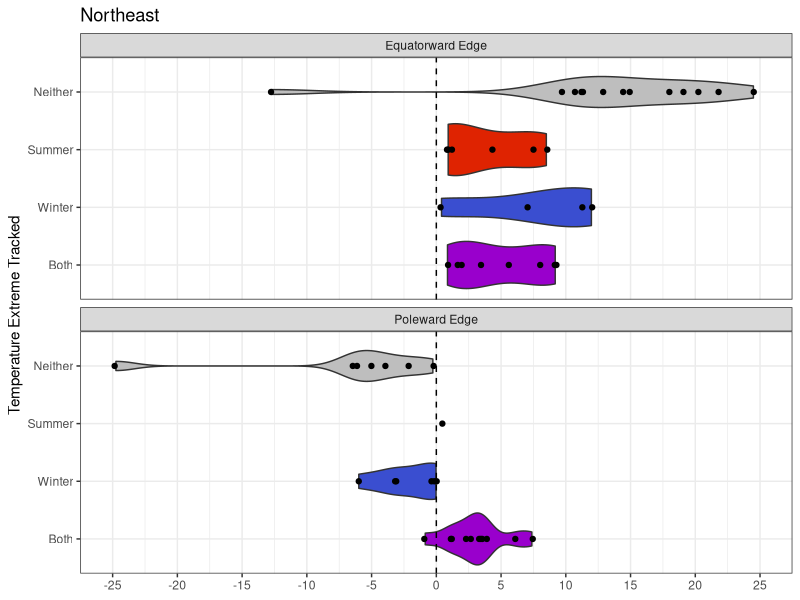
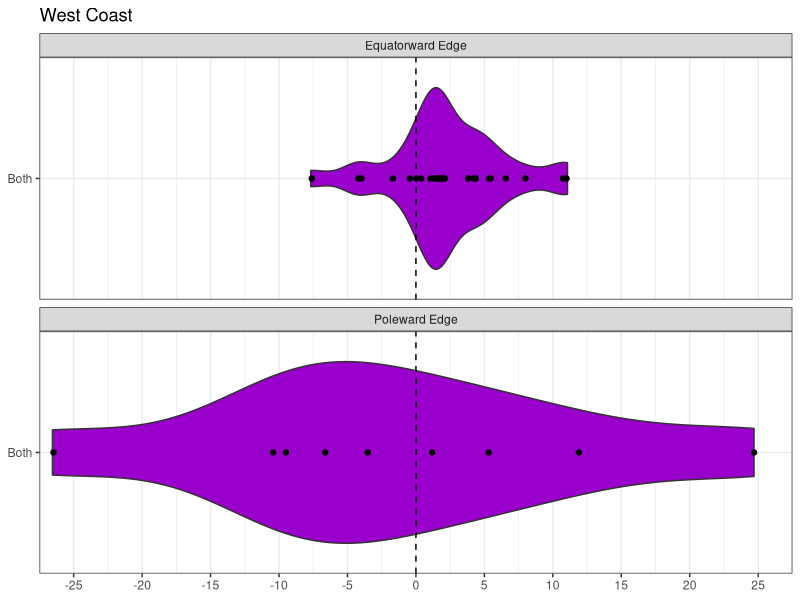
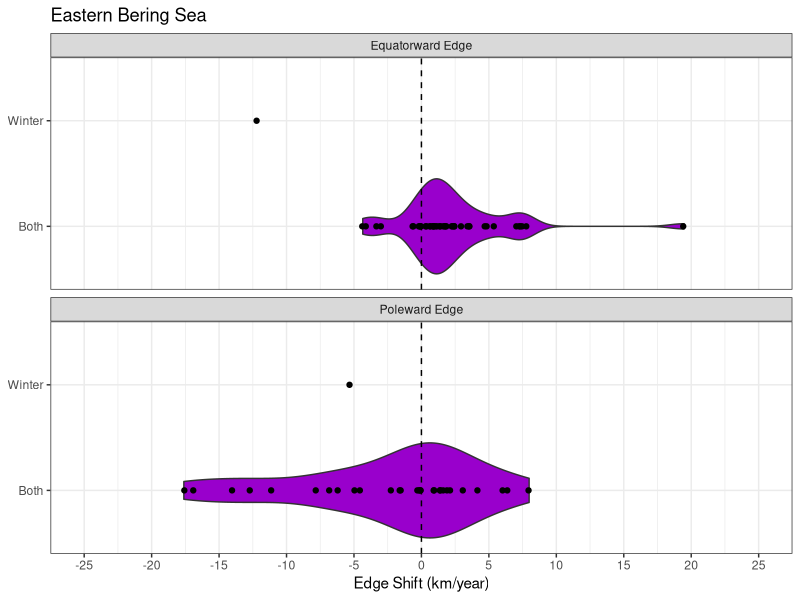
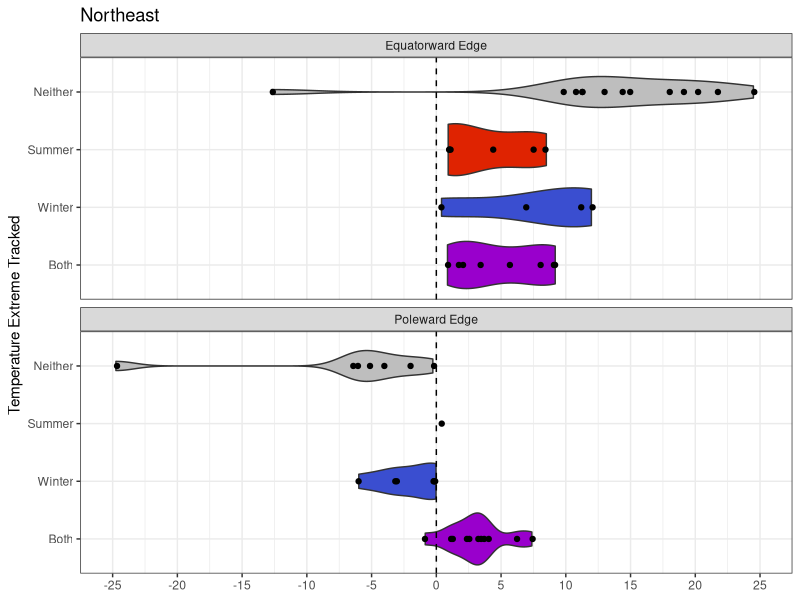
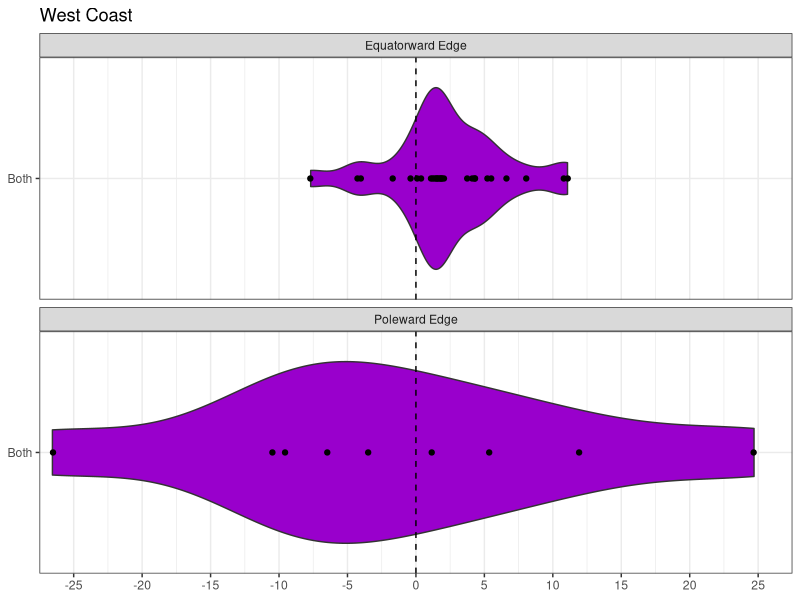
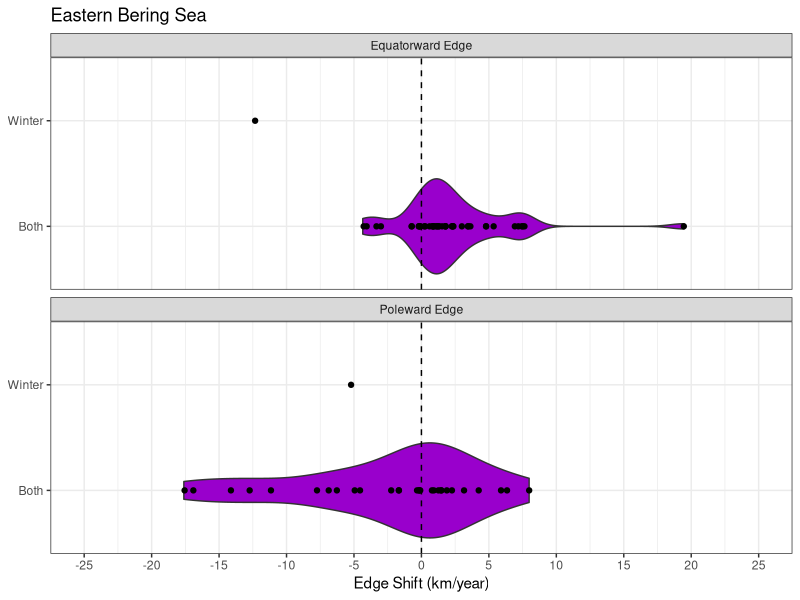

The R script that drew these images, in order:
library(tidyverse)
library(here)
library(stringr)

spp.bayes.edge.lm.df.summary <- read_csv(here("results","species_edge_shifts_vs_time.csv")) # edge shifts over time 
spp.bayes.niche.results <- read_csv(here("results","edge_thermal_extreme_tracked_summary.csv")) # thermal extreme tracked by each edge (warm, cold, both, or neither)

# note that the final version of this figure had annotated outliers. these were added manually in Inkscape by sorting the spp.bayes.edge.lm.df.summary dataframe by the median column to identify the most extreme range shifts.

gg.neus.violin <- spp.bayes.edge.lm.df.summary %>%
  left_join(spp.bayes.niche.results, by=c("species","region","quantile")) %>%
  filter(region=="neus") %>%
  mutate(quantile = recode(quantile, "quantile_0.99"="Poleward Edge",
                           "quantile_0.01"="Equatorward Edge"),
         quantile=as.factor(quantile),
         varTracked = recode(varTracked, 
                             "both" = "Both",
                             "predict.sstmin" = "Winter",
                             "predict.sstmax"="Summer",
                             "none" = "Neither"),
         varTracked = factor(varTracked, levels=c("Both","Winter","Summer","Neither"))) %>% 
  ggplot(aes(median, factor(varTracked), fill=varTracked)) + 
  geom_violin() +
  geom_vline(aes(xintercept=0),linetype="dashed",color="black")+
  geom_jitter(height = 0, width = 0.1) +
  scale_fill_manual(values=c("#9900cc","#3A4ED0","#DF2301","grey"), drop=FALSE) +
  coord_cartesian(xlim=c(-25, 25)) +
  scale_x_continuous(labels=seq(-25, 25, 5), breaks=seq(-25, 25, 5)) +  theme_bw() +
  theme_bw() +
  facet_wrap(~quantile, ncol=1) + 
  labs(x=NULL, y="Temperature Extreme Tracked", title="Northeast") +
  theme(legend.position = "none") +
  # theme(legend.position = "none", axis.text.x = element_blank()) +
  NULL
gg.neus.violin
ggsave(gg.neus.violin, filename=here("results","neus_edge_vs_niche_shifts.png"), width=110, units="mm", height=60, dpi=600, scale=1.5)

gg.wc.violin <- spp.bayes.edge.lm.df.summary %>%
  left_join(spp.bayes.niche.results, by=c("species","region","quantile")) %>%
  filter(region=="wc") %>%
  mutate(quantile = recode(quantile, "quantile_0.99"="Poleward Edge",
                           "quantile_0.01"="Equatorward Edge"),
         quantile=as.factor(quantile),
         varTracked = recode(varTracked, 
                             "both" = "Both",
                             "predict.sstmin" = "Winter",
                             "predict.sstmax"="Summer",
                             "none" = "Neither"),
         varTracked = factor(varTracked, levels=c("Both","Winter","Summer","Neither"))) %>% 
  ggplot(aes(median, factor(varTracked), fill=varTracked)) + 
  geom_violin() +
  geom_vline(aes(xintercept=0),linetype="dashed",color="black")+
  geom_jitter(height = 0, width = 0.1) +
  scale_fill_manual(values=c("#9900cc","#3A4ED0","#DF2301","grey"), drop=FALSE) +
  coord_cartesian(xlim=c(-25, 25)) +
  scale_x_continuous(labels=seq(-25, 25, 5), breaks=seq(-25, 25, 5)) +  theme_bw() +
  facet_wrap(~quantile, ncol=1) + 
  #  labs(x=NULL, y="Temperature Extreme Tracked", title="West Coast") +
  labs(x=NULL, y=NULL, title="West Coast") +
  theme(legend.position = "none") +
  # theme(legend.position = "none", axis.text.x = element_blank()) +
  NULL
gg.wc.violin
ggsave(gg.wc.violin, filename=here("results","wc_edge_vs_niche_shifts.png"), width=100, units="mm", height=35, dpi=600, scale=1.5)

gg.ebs.violin <- spp.bayes.edge.lm.df.summary %>%
  left_join(spp.bayes.niche.results, by=c("species","region","quantile")) %>%
  filter(region=="ebs") %>%
  mutate(quantile = recode(quantile, "quantile_0.99"="Poleward Edge",
                           "quantile_0.01"="Equatorward Edge"),
         quantile=as.factor(quantile),
         varTracked = recode(varTracked, 
                             "both" = "Both",
                             "predict.sstmin" = "Winter",
                             "predict.sstmax"="Summer",
                             "none" = "Neither"),
         varTracked = factor(varTracked, levels=c("Both","Winter","Summer","Neither"))) %>% 
  ggplot(aes(median, factor(varTracked), fill=varTracked)) + 
  geom_violin() +
  geom_vline(aes(xintercept=0),linetype="dashed",color="black")+
  geom_jitter(height = 0, width = 0.1) +
  scale_fill_manual(values=c("#9900cc","#3A4ED0","#DF2301","grey"), drop=FALSE) +
  coord_cartesian(xlim=c(-25, 25)) +
  scale_x_continuous(labels=seq(-25, 25, 5), breaks=seq(-25, 25, 5)) +
  theme_bw() +
  facet_wrap(~quantile, ncol=1) + 
  labs(x="Edge Shift (km/year)", y=NULL, title="Eastern Bering Sea") +
  theme(legend.position = "none") +
  NULL
gg.ebs.violin
ggsave(gg.ebs.violin, filename=here("results","ebs_edge_vs_niche_shifts.png"), width=100, units="mm", height=45, dpi=600, scale=1.5)
